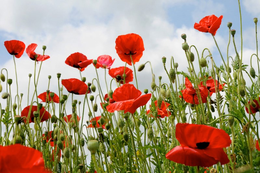
%> input picture JPEG_Compression/paparounes.bmp, 260 x 173 px, shrunk from 800 x 531 before the run
$ octave --eval "result = myjpegcompression(imread('paparounes.bmp'));"   (GNU Octave 9; MATLAB toolbox functions it lacks are replaced by stand-ins)
%> lines starting %> are read from the running program, lines starting %| are printed output that depends on the picture
### JPEG_Compression/divq.m
function y = divq(x,q)
y = x./q;
end

### JPEG_Compression/multip.m
function y = multip(x,q)
y = x.*q;

### JPEG_Compression/myjpegcompression.m
function [Im1, Im2, Im3] = myjpegcompression(Image)

% Image = imread('paparounes.bmp');
Image = rgb2ycbcr(Image);
%> Image: size 173x260x3 uint8; mean of channels 1, 2, 3 145.4, 113.6, 139.6

I = Image(:,:,1);
I = double(I);
%> I: size 173x260 double
[mI,nI] = size(I);
%> mI = 173; nI = 260
mb = mI/8;
%> mb = 21.62
nb = nI/8;
%> nb = 32.5


%Demo block
m = 7;
n = 10;

%Afairesi tou 128
Is = I - 128;

%Efarmogi tou 2D-DCT se kathe block 8x8
fun = @dct2;
J = blkproc(Is, [8 8], fun);
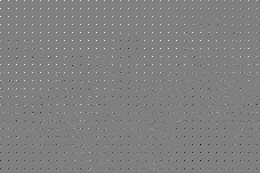
%> J: size 173x260 double; min -751.2, max 744, mean 2.4; drawn with min black and max white

Q = [ 16 11 10 16 24 40 51 61
      12 12 14 19 26 58 60 55
      14 13 16 24 40 57 69 56
      14 17 22 29 51 87 80 62
      18 22 37 56 68 109 103 77
      24 35 55 64 81 104 113 92
      49 64 78 87 103 121 120 101
      72 92 95 98 112 100 103 99];

% Q = [ 80 60 50 80 120 200 255 255
%       55 60 70 95 130 255 255 255
%       70 65 80 120 200 255 255 255
%       70 85 110 145 255 255 255 255
%       90 110 255 255 255 255 255 255
%       120 175 255 255 255 255 255 255
%       255 255 255 255 255 255 255 255
%       255 255 255 255 255 255 255 255 ];

%Kvantismos olwn twn sintelestwn
Jquant = round(blkproc(J, [8 8], 'divq', Q));
C = Jquant(1+8*m : 8+8*m, 1+8*n : 8+8*n);
%> C = [-15 -10 6 -4 1 0 0 0; 9 -9 6 -4 1 0 0 0; 1 1 3 0 0 0 0 0; 2 -3 -3 0 -1 0 0 0; 0 0 1 0 0 0 0 0; 0 1 0 0 0 0 0 0; 0 -1 0 0 0 0 0 0; 0 0 0 0 0 0 0 0]

%Antistrofi
%Efarmogi tou 2D-IDCT se kathe block 8x8
%fun2 = @idct2;

Jdquant = blkproc(Jquant, [8 8], 'multip',Q);
Iinv = blkproc(Jdquant, [8 8], 'idct2');

Iinv = Iinv + 128;
Im1 = round(Iinv);
% disp('Antistrofes times tou block me 128')
% round(Iinv(1+8*m : 8+8*m, 1+8*n : 8+8*n))


%%%%%%%%%%%%%%%%%%%%%%%%%%%%%%%%%%%%%%%%%%%%%%%%%%%%%%%%%%%%%%%%%%%

I = Image(:,:,2);
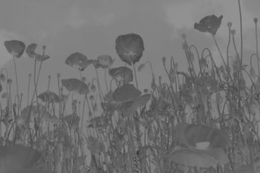
%> I: size 173x260 uint8; min 58, max 150, mean 113.6
I = double(I);
%> I: size 173x260 double
[mI,nI] = size(I);
mb = mI/8;
nb = nI/8;

%Demo block
m = 7;
n = 10;

%Afairesi tou 128
Is = I - 128;

%Efarmogi tou 2D-DCT se kathe block 8x8
fun = @dct2;
J = blkproc(Is, [8 8], fun);
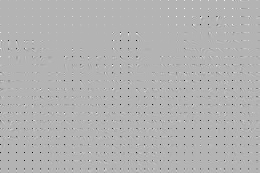
%> J: size 173x260 double; min -354.6, max 148.8, mean -1.8; drawn with min black and max white

B = J(1+8*m : 8+8*m, 1+8*n : 8+8*n);
%> B = [-235.3 -14.32 26.06 -5.98 12.5 -0.55 -2.41 -2.45; 1.3 -37.38 7.54 -23.63 5.91 -1.63 2.05 0.935; 17.88 -5.39 -1.8 -8.89 -1.98 2.68 -2.88 -0.118; 10.07 11.51 5.73 13.98 -6.04 4.47 -4.36 -0.118; -6.75 -13.54 -4.83 -2.65 -7 4.43 0.105 1.48; 3.98 2.33 7.25 -4.13 0.804 0.0514 -0.904 -0.801; 3.96 2.91 2.87 3.52 1.09 0.75 -1.45 -0.103; -0.985 -5.67 1.38 -2.55 -4.46 0.154 1.41 0.856]

Q = [ 17 18 24 47 99 99 99 99
      18 21 26 66 99 99 99 99
      24 26 56 99 99 99 99 99
      47 66 99 47 99 99 99 99
      99 99 99 99 99 99 99 99
      99 99 99 99 99 99 99 99
      99 99 99 99 99 99 99 99
      99 99 99 99 99 99 99 99 ];


%Kvantismos olwn twn sintelestwn
Jquant = round(blkproc(J, [8 8], 'divq', Q));
C = Jquant(1+8*m : 8+8*m, 1+8*n : 8+8*n);
%> C = [-14 -1 1 0 0 0 0 0; 0 -2 0 0 0 0 0 0; 1 0 0 0 0 0 0 0; 0 0 0 0 0 0 0 0; 0 0 0 0 0 0 0 0; 0 0 0 0 0 0 0 0; 0 0 0 0 0 0 0 0; 0 0 0 0 0 0 0 0]

%Antistrofi
%Efarmogi tou 2D-IDCT se kathe block 8x8
%fun2 = @idct2;

Jdquant = blkproc(Jquant, [8 8], 'multip',Q);
Iinv = blkproc(Jdquant, [8 8], 'idct2');
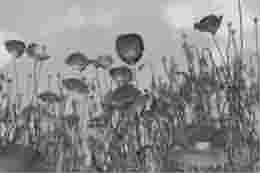
%> Iinv: size 173x260 double; min -71.39, max 32.29, mean -14.3; drawn with min black and max white

Iinv = Iinv + 128;
Im2 = round(Iinv);


%%%%%%%%%%%%%%%%%%%%%%%%%%%%%%%%%%%%%%%%%%%%%%%%%%%%%%%%%%%%%%%%%%%%%%%%%%%%%%%%

I = Image(:,:,3);
%> I: size 173x260 uint8
I = double(I);
%> I: size 173x260 double
[mI,nI] = size(I);
mb = mI/8;
nb = nI/8;

%Demo block
m = 7;
n = 10;

%Afairesi tou 128
Is = I - 128;
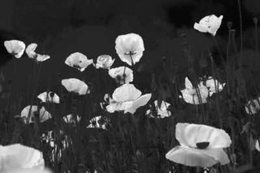
%> Is: size 173x260 double; min -18, max 99, mean 11.6; drawn with min black and max white


%Efarmogi tou 2D-DCT se kathe block 8x8
fun = @dct2;
J = blkproc(Is, [8 8], fun);
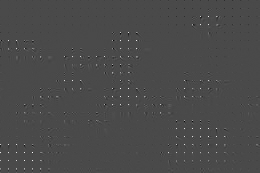
%> J: size 173x260 double; min -287.9, max 704, mean 1.4; drawn with min black and max white

B = J(1+8*m : 8+8*m, 1+8*n : 8+8*n);
%> B = [543.8 33.1 -58.21 15.66 -30.25 9.51 -2.68 4.33; 0.282 78.03 -28.1 51.1 -11.88 7.34 -3.37 -0.775; -34.78 33.24 -6.38 21.99 -0.264 -3.39 5.19 -5.44; -17.67 -26.46 -17.96 -24.7 5.61 -11.99 11.09 -3.75; 14.5 23.67 13.22 0.808 21.5 -11.13 3.18 -3.75; -5.39 -0.718 -12.2 0.355 -0.076 -3.26 4.05 0.29; -15.36 -1.09 -3.06 -10.38 -2.6 -0.399 -0.37 0.0654; 4.05 10.57 -3.05 4.92 5.21 -3.92 -0.738 0.425]


Q = [ 17 18 24 47 99 99 99 99
      18 21 26 66 99 99 99 99
      24 26 56 99 99 99 99 99
      47 66 99 47 99 99 99 99
      99 99 99 99 99 99 99 99
      99 99 99 99 99 99 99 99
      99 99 99 99 99 99 99 99
      99 99 99 99 99 99 99 99 ];

%Kvantismos olwn twn sintelestwn
Jquant = round(blkproc(J, [8 8], 'divq', Q));
C = Jquant(1+8*m : 8+8*m, 1+8*n : 8+8*n);
%> C = [32 2 -2 0 0 0 0 0; 0 4 -1 1 0 0 0 0; -1 1 0 0 0 0 0 0; 0 0 0 -1 0 0 0 0; 0 0 0 0 0 0 0 0; 0 0 0 0 0 0 0 0; 0 0 0 0 0 0 0 0; 0 0 0 0 0 0 0 0]

%Antistrofi
%Efarmogi tou 2D-IDCT se kathe block 8x8
%fun2 = @idct2;

Jdquant = blkproc(Jquant, [8 8], 'multip',Q);
Iinv = blkproc(Jdquant, [8 8], 'idct2');
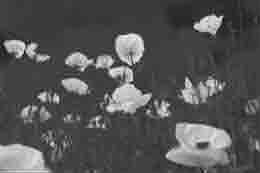
%> Iinv: size 173x260 double; min -39.55, max 113.9, mean 11.6; drawn with min black and max white
Iinv = Iinv + 128;
Im3 = round(Iinv);

%%%%%%%%%%%%%%%%%%%%%%%%%%%%%%%%%%%%%%%%%%%%%%%%%%%%%%%%%%%%


Im1 = uint8(Im1);
%> Im1: size 173x260 uint8
Im2 = uint8(Im2);
%> Im2: size 173x260 uint8
Im3 = uint8(Im3);
%> Im3: size 173x260 uint8

% [14 lines of commented-out code are left out]
